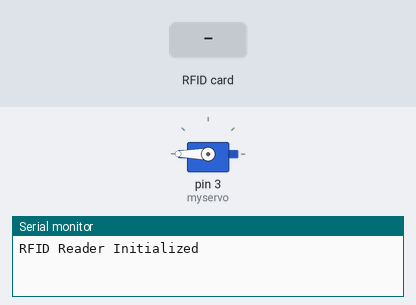
This sketch was run on a simulated Arduino Uno, built with avr-gcc and run on an emulated ATmega328P. On the bench: servo, the last lines printed to the serial monitor. The inputs (shaded band) are chosen by the test bench.

Above: at 1.2 s.
1.3 s: RFID card 33 BE 01 A6 held to the reader
At 2.0 s:
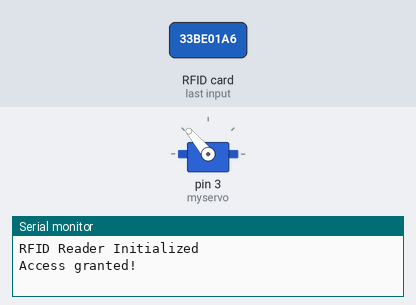
Timing chart, 0 to 4.3 s (numbered marks = the images above; inputs shaded):
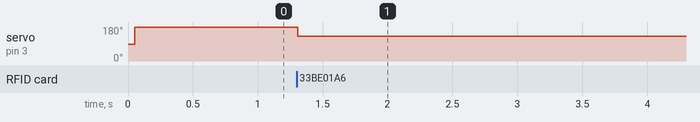

The sketch:

rfid.ino
```cpp
/*
   RFID SECURED GESTURE CONTROLLED ROBOTIC ARM WITH RECORD AND PLAYBACK FEATURE
   Code by: Akash Shinde
   Dated: 10-04-2023
*/
#include <SoftwareSerial.h>
#include <MFRC522.h>
#include <Servo.h>  // add servo library

#define RST_PIN 9
#define SS_PIN 10
#define AUTHORIZED_TAG "33BE01A6" // Change this to your authorized tag's UID

SoftwareSerial sSerial(2, 3); // RX, TX
MFRC522 mfrc522(SS_PIN, RST_PIN); // Create MFRC522 instance
Servo myservo;

// Setup section to run once

  // attach the servo to our servo object

  //myservo.write(90);

void setup() {
  sSerial.begin(9600);
  myservo.attach(3);
  while (!sSerial) {
    ; // Wait for serial port to connect
  }

  Serial.begin(9600); // Initialize serial communications with the computer
  while (!Serial); // Wait for the serial port to connect

  SPI.begin(); // Initialize SPI bus
  mfrc522.PCD_Init(); // Initialize MFRC522 card reader

  Serial.println("RFID Reader Initialized");

}

void loop() {
  myservo.write(180);
  if (mfrc522.PICC_IsNewCardPresent() && mfrc522.PICC_ReadCardSerial()) {
    String tagUID = "";
    for (byte i = 0; i < mfrc522.uid.size; i++) {
      tagUID += String(mfrc522.uid.uidByte[i] < 0x10 ? "0" : "");
      tagUID += String(mfrc522.uid.uidByte[i], HEX);
    tagUID.toUpperCase();
    }

    if (tagUID == AUTHORIZED_TAG) {
      Serial.println("Access granted!");
      myservo.write(130); // stop the motor

  delay(100000); //
  // stay stopped

    } else {
      Serial.println("Access denied.");

    }
  }
}
```

Measured:
- after the input at 1.3 s, servo on pin 3 (myservo): 180° → 130° at once
